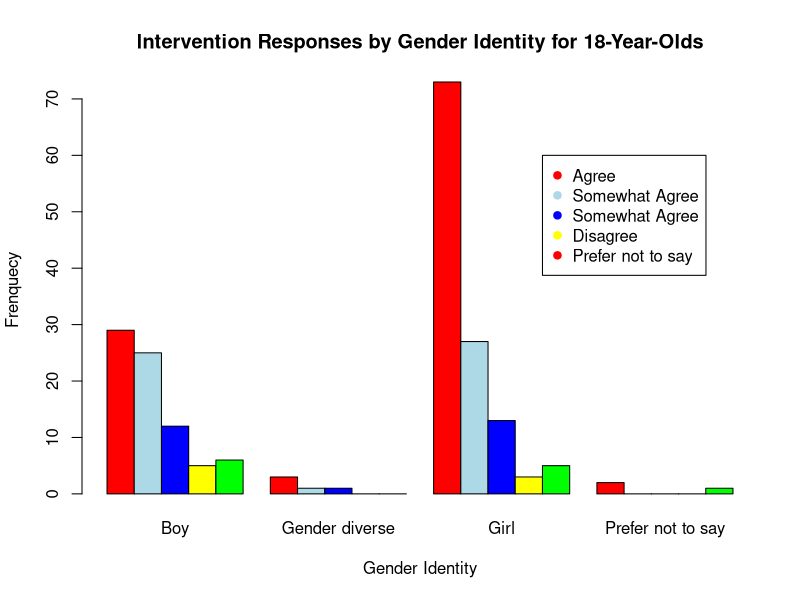

Write the R code that produced this figure.
setwd("C:/Users/tanni/OneDrive/Documents/BIOL243")
MyData = read.csv("bullying-Wed 2.csv")
head(MyData)

str(MyData)

MyData$Intervene_MorallyWrong = factor(MyData$Intervene_MorallyWrong, levels=c("Agree", "Somewhat agree", "Somewhat disagree", "Disagree", "Prefer not to say"))

a = subset(MyData, MyData$GenderIdentity=="Boy")
b= table(a$Age, a$Intervene_MorallyWrong)

b

prop.table(b, 1)
prop.table(b, 2)

c = subset(MyData, MyData$Age==18)
barplot(table(c$Intervene_MorallyWrong, c$GenderIdentity), xlab="Gender Identity", ylab="Frenquecy", col=c('red','lightblue','blue','yellow','green'), beside=TRUE, main="Intervention Responses by Gender Identity for 18-Year-Olds")

d=legend(17,60, c('Agree','Somewhat Agree','Somewhat Agree','Disagree', 'Prefer not to say'), col=c('red','lightblue','blue','yellow'), pch=19)
